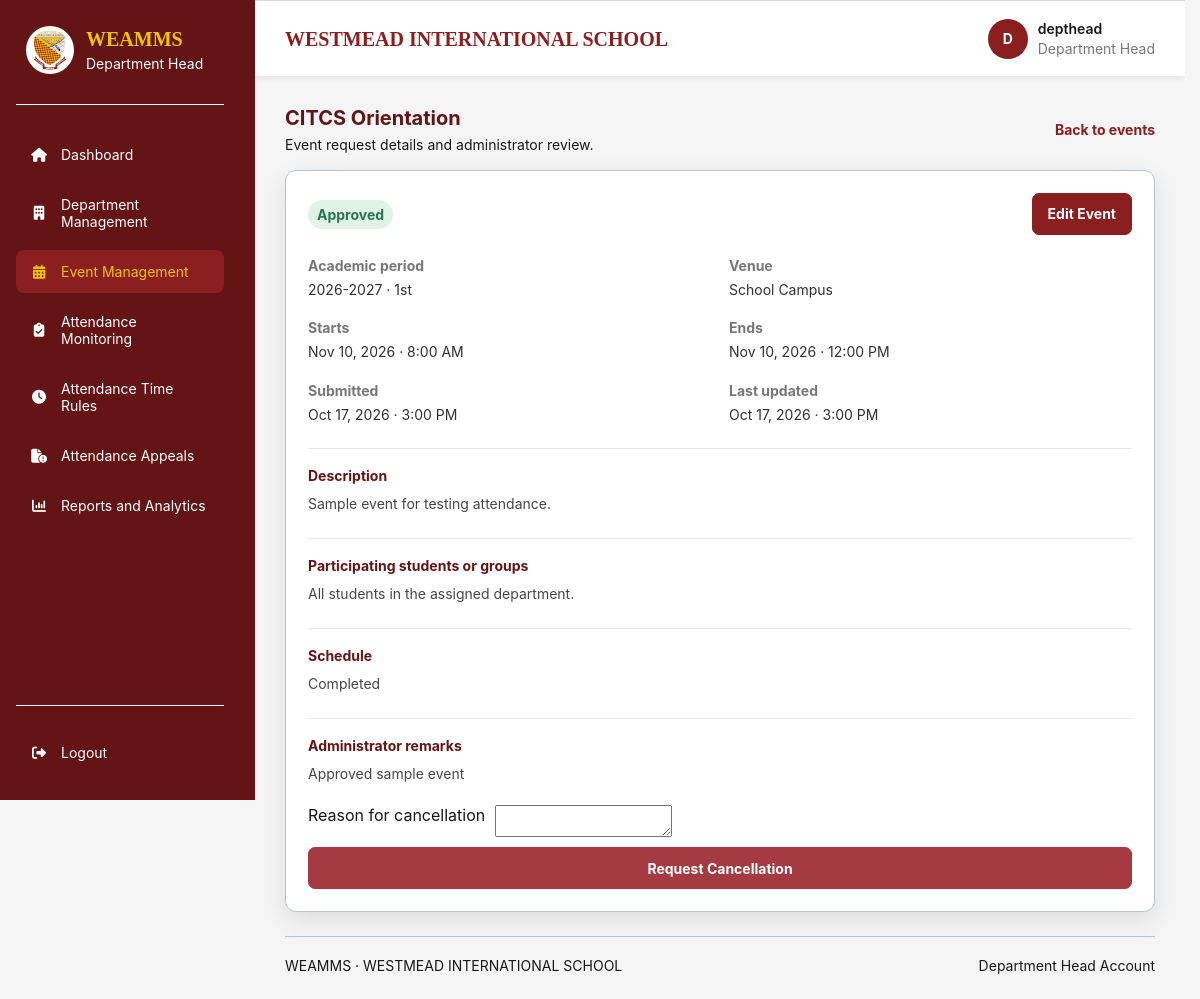
The page /department-head/events/view.php?id=1 (signed in) on the database its author committed.
### tables this page shows
CREATE TABLE `events` (
  `event_id` bigint(20) UNSIGNED NOT NULL,
  `department_id` bigint(20) UNSIGNED NOT NULL,
  `requested_by` bigint(20) UNSIGNED NOT NULL,
  `academic_period_id` bigint(20) UNSIGNED NOT NULL,
  `event_title` varchar(200) NOT NULL,
  `event_description` text DEFAULT NULL,
  `venue` varchar(200) DEFAULT NULL,
  `start_at` datetime NOT NULL,
  `end_at` datetime NOT NULL,
  `attendance_opens_at` datetime DEFAULT NULL,
  `attendance_closes_at` datetime DEFAULT NULL,
  `event_status` enum('pending','approved','rejected','cancelled','cancellation_requested','completed') NOT NULL DEFAULT 'pending',
  `admin_reviewed_by` bigint(20) UNSIGNED DEFAULT NULL,
  `admin_reviewed_at` datetime DEFAULT NULL,
  `admin_remarks` text DEFAULT NULL,
  `cancellation_requested_at` datetime DEFAULT NULL,
  `cancellation_requested_by` bigint(20) UNSIGNED DEFAULT NULL,
  `cancellation_request_remarks` text DEFAULT NULL,
  `created_at` timestamp NOT NULL DEFAULT current_timestamp(),
  `updated_at` timestamp NOT NULL DEFAULT current_timestamp() ON UPDATE current_timestamp()
);

CREATE TABLE `academic_periods` (
  `academic_period_id` bigint(20) UNSIGNED NOT NULL,
  `academic_year` varchar(20) NOT NULL,
  `semester` enum('1st','2nd','Summer','Other') NOT NULL DEFAULT '1st',
  `start_date` date NOT NULL,
  `end_date` date NOT NULL,
  `is_current` tinyint(1) NOT NULL DEFAULT 0,
  `created_at` timestamp NOT NULL DEFAULT current_timestamp()
);

### includes/department_head_context.php (called while the page is built, shortened)
<?php
function dhEscape(mixed $value): string
{
    return htmlspecialchars(
        (string) $value,
        ENT_QUOTES,
        'UTF-8'
    );
}

### department-head/events/view.php (the view, shortened to what this page needs)
<?php
require_once __DIR__ . '/../../includes/department_head_layout_start.php';
$eventId = filter_var($_GET['id'] ?? null, FILTER_VALIDATE_INT);
$stmt = $pdo->prepare(
    'SELECT e.event_id, e.event_title, e.event_description, e.venue,
            e.start_at, e.end_at, e.event_status, e.admin_remarks,
            e.cancellation_request_remarks, e.cancellation_requested_at,
            e.created_at, e.updated_at, ap.academic_year, ap.semester
     FROM events e
     INNER JOIN academic_periods ap
        ON ap.academic_period_id = e.academic_period_id
     WHERE e.event_id = ? AND e.department_id = ?
     LIMIT 1'
);
$stmt->execute([$eventId, $departmentId]);
$event = $stmt->fetch(PDO::FETCH_ASSOC);
$eventStatus = strtolower($event['event_status']);
$participantStmt = $pdo->prepare(
    'SELECT participant_type, student_id, year_level, section
     FROM event_participants WHERE event_id = ?'
);
$participantStmt->execute([$eventId]);
$participants = $participantStmt->fetchAll(PDO::FETCH_ASSOC);
$hasPendingChange = false;
?>
<section class="dashboard-section management-page">
    <div class="section-heading">
        <div>
            <h2><?= dhEscape($event['event_title']) ?></h2>
            <p>Event request details and administrator review.</p>
        </div>
        <a class="management-link" href="<?= dhEscape($baseUrl) ?>/department-head/events/index.php">Back to events</a>
    </div>
    <div class="management-detail department-panel">
        <div class="management-detail-heading">
            <span class="status-pill status-<?= dhEscape($eventStatus) ?>"><?= dhEscape(ucwords(str_replace('_', ' ', $eventStatus))) ?></span>
            <?php if (in_array($eventStatus, ['pending', 'rejected'], true) || ($eventStatus === 'approved' && !$hasPendingChange)): ?>
                <a class="management-button" href="<?= dhEscape($baseUrl) ?>/department-head/events/edit.php?id=<?= (int) $eventId ?>">Edit Event</a>
            <?php endif; ?>
        </div>
        <dl class="management-detail-grid">
            <div>
                <dt>Academic period</dt>
                <dd><?= dhEscape($event['academic_year']) ?> · <?= dhEscape($event['semester']) ?></dd>
            </div>
            <div>
                <dt>Venue</dt>
                <dd><?= dhEscape($event['venue'] ?: 'Not specified') ?></dd>
            </div>
            <div>
                <dt>Starts</dt>
                <dd><?= dhEscape(date('M j, Y · g:i A', strtotime($event['start_at']))) ?></dd>
            </div>
            <div>
                <dt>Ends</dt>
                <dd><?= dhEscape(date('M j, Y · g:i A', strtotime($event['end_at']))) ?></dd>
            </div>
            <div>
                <dt>Submitted</dt>
                <dd><?= dhEscape(date('M j, Y · g:i A', strtotime($event['created_at']))) ?></dd>
            </div>
            <div>
                <dt>Last updated</dt>
                <dd><?= dhEscape(date('M j, Y · g:i A', strtotime($event['updated_at']))) ?></dd>
            </div>
        </dl>
        <div class="management-detail-section">
            <h3>Description</h3>
            <p><?= nl2br(dhEscape($event['event_description'] ?: 'No description provided.')) ?></p>
        </div>
        <div class="management-detail-section">
            <h3>Participating students or groups</h3>
            <?php if ($participants === []): ?>
                <p>All students in the assigned department.</p>
            <?php endif; ?>
        </div>
        <?php if ($eventStatus === 'approved'): ?>
            <?php
            $now = time();
            $eventPhase = $now < strtotime($event['start_at'])
                ? 'Upcoming'
                : ($now <= strtotime($event['end_at']) ? 'Ongoing' : 'Completed');
            ?>
            <div class="management-detail-section">
                <h3>Schedule</h3>
                <p><?= dhEscape($eventPhase) ?></p>
            </div>
        <?php endif; ?>
        <?php if (!empty($event['admin_remarks'])): ?>
            <div class="management-detail-section">
                <h3>Administrator remarks</h3>
                <p><?= nl2br(dhEscape($event['admin_remarks'])) ?></p>
            </div>
        <?php endif; ?>
        <?php if (in_array($eventStatus, ['pending', 'approved'], true)): ?>
            <form class="management-form-actions" method="post" action="<?= dhEscape($baseUrl) ?>/department-head/events/cancel.php">
                <?php if ($eventStatus === 'approved'): ?>
                    <label for="cancellation-remarks">Reason for cancellation</label>
                    <textarea id="cancellation-remarks" name="remarks" maxlength="1000" required></textarea>
                    <button class="management-button management-button-danger" type="submit">Request Cancellation</button>
                <?php else: ?>
                    <button class="management-button management-button-danger" type="submit">Withdraw Request</button>
                <?php endif; ?>
            </form>
        <?php endif; ?>
    </div>
</section>
<?php require __DIR__ . '/../../includes/footer.php'; ?>
</main>
</body>
</html>

### assets/css/style.css (style rules this page uses)
:root { --wis-maroon-light: #B43737; --wis-maroon: #8B1E1E; --wis-maroon-dark: #641414; --wis-gold: #F2C300; --wis-gold-dark: #D6A900; --wis-white: #FFFFFF; --wis-light-blue: #E8F0FE; --wis-black: #171717; --wis-background: #F5F5F5; --wis-border: #B8C1CC; --wis-shadow: 0 8px 25px rgba(0, 0, 0, 0.10); }
* { box-sizing: border-box; margin: 0; padding: 0; }
html { scroll-behavior: smooth; }
body { display: flex; justify-content: center; align-items: flex-start; min-height: 100vh; padding: 0 20px; background: var(--wis-background); color: var(--wis-black); font-family: Arial, Helvetica, sans-serif; }
form { width: 100%; margin: 0 auto; }
button { display: block; width: 100%; min-height: 48px; padding: 12px 14px; border: 2px solid var(--wis-maroon); border-radius: 7px; background: var(--wis-maroon); color: var(--wis-white); font-family: Arial, Helvetica, sans-serif; font-size: 14px; font-weight: 700; cursor: pointer; transition: background 0.2s ease, border-color 0.2s ease, color 0.2s ease, transform 0.2s ease; }

### rows shown on the page
events: event_title "CITCS Orientation", event_status "Approved", academic_period.academic_year "2026-2027", academic_period.semester "1st", venue "School Campus", start_at "Nov 10, 2026 · 8:00 AM", end_at "Nov 10, 2026 · 12:00 PM", created_at "Oct 17, 2026 · 3:00 PM", updated_at "Oct 17, 2026 · 3:00 PM", event_description "Sample event for testing attendance.", admin_remarks "Approved sample event"

### other values the page prints
str_replace('_', ' ', $role) "Department Head"
$label "Dashboard"
$label "Department Management"
$label "Event Management"
$label "Attendance Monitoring"
$label "Attendance Time Rules"
$label "Attendance Appeals"
$label "Reports and Analytics"
$initial "D"
$username "depthead"
$userRole "Department Head"
$footerRoleLabel "Department Head"
